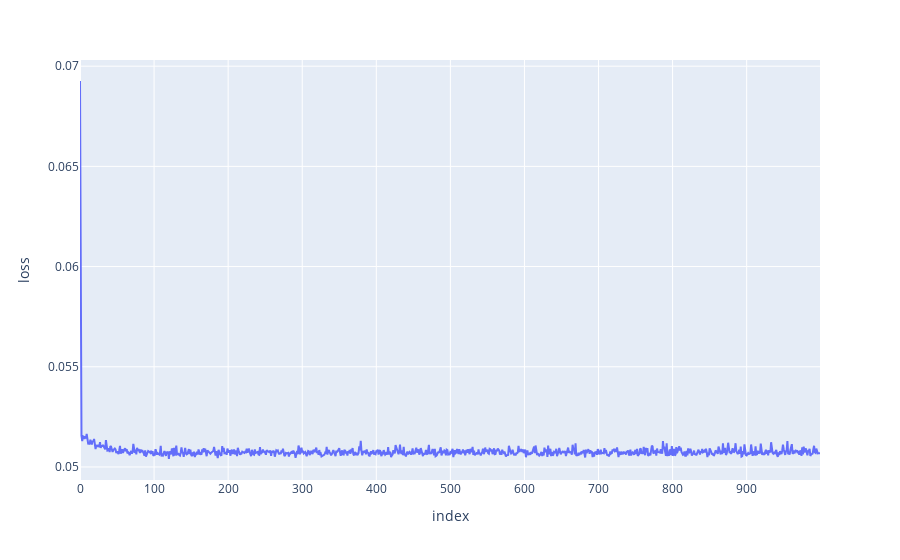
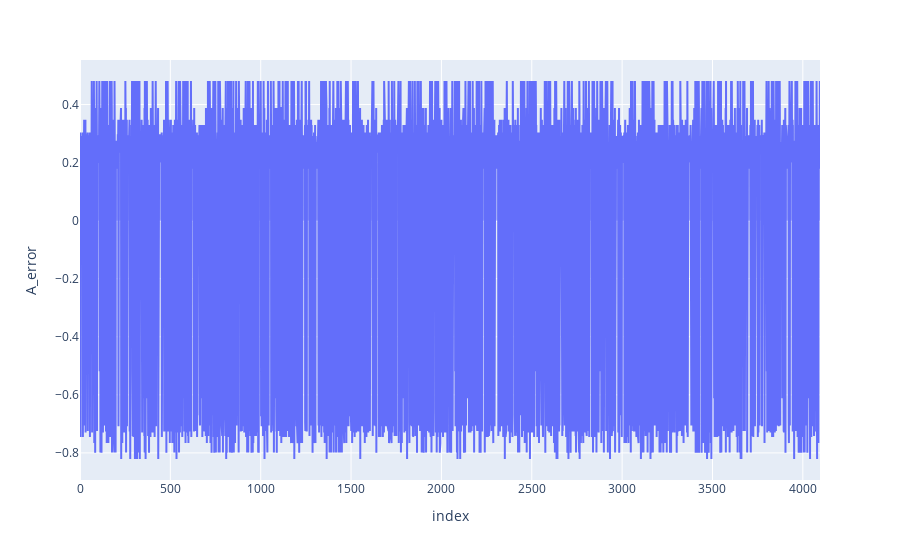
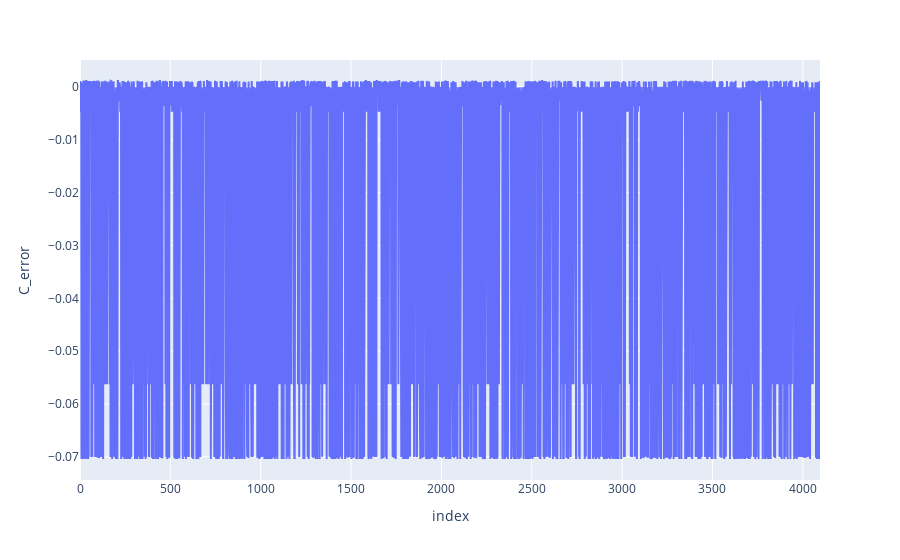
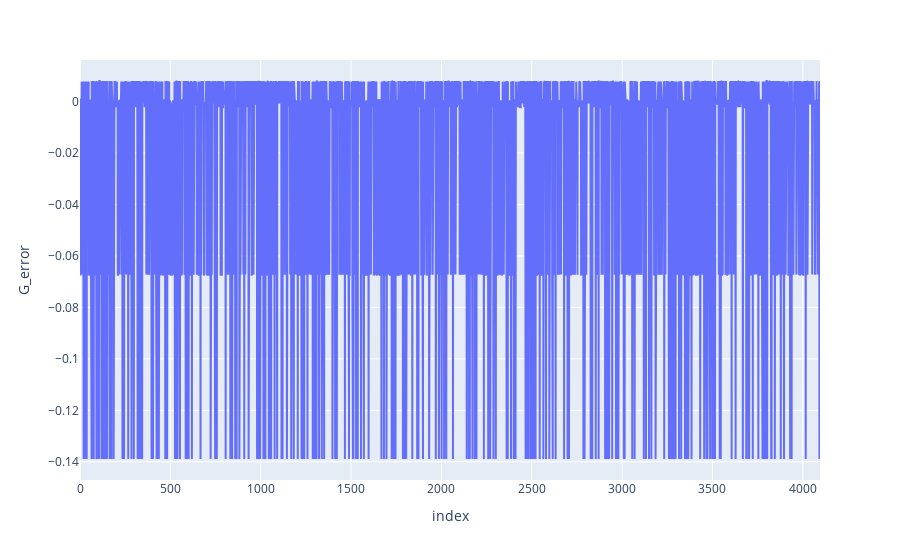

Write notebook code for charts like these, in order.
### Code cell
# Error Decay
regressor_df = pd.DataFrame.from_dict(
    {
        'loss': nn.history.history['loss'],
    }
)

error_df = pd.DataFrame.from_dict(
    {
        'A_error': np.array(e[:,0,0]),
        'C_error': np.array(e[:,1,0]),
        'G_error': np.array(e[:,2,0]),
        'T_error': np.array(e[:,3,0])
    }
)

fig = px.line(regressor_df, y="loss")
fig.show()

fig = px.area(error_df, y='A_error')
fig.show()

fig = px.area(error_df, y='C_error')
fig.show()

fig = px.area(error_df, y='G_error')
fig.show()

fig = px.area(error_df, y='T_error')
fig.show()

### Figure 1 — Plotly figure (JSON) as saved in the notebook; plotly's stock layout.template omitted (floating-point values rounded to 4 significant figures; data arrays with more than 128 entries replaced by an {"elided": "..."} marker saying what was removed)
{"data": [{"hovertemplate": "index=%{x}<br>loss=%{y}<extra></extra>", "legendgroup": "", "line": {"color": "#636efa", "dash": "solid"}, "marker": {"symbol": "circle"}, "mode": "lines", "name": "", "orientation": "v", "showlegend": false, "type": "scatter", "x": {"elided": "1000 int values"}, "xaxis": "x", "y": {"elided": "1000 float values"}, "yaxis": "y"}], "layout": {"legend": {"tracegroupgap": 0}, "margin": {"t": 60}, "xaxis": {"anchor": "y", "domain": [0, 1], "title": {"text": "index"}}, "yaxis": {"anchor": "x", "domain": [0, 1], "title": {"text": "loss"}}}}

### Figure 2 — Plotly figure (JSON) as saved in the notebook; plotly's stock layout.template omitted (floating-point values rounded to 4 significant figures; data arrays with more than 128 entries replaced by an {"elided": "..."} marker saying what was removed)
{"data": [{"fillpattern": {"shape": ""}, "hovertemplate": "index=%{x}<br>A_error=%{y}<extra></extra>", "legendgroup": "", "line": {"color": "#636efa"}, "marker": {"symbol": "circle"}, "mode": "lines", "name": "", "orientation": "v", "showlegend": false, "stackgroup": "1", "type": "scatter", "x": {"elided": "4096 int values"}, "xaxis": "x", "y": {"elided": "4096 float values"}, "yaxis": "y"}], "layout": {"legend": {"tracegroupgap": 0}, "margin": {"t": 60}, "xaxis": {"anchor": "y", "domain": [0, 1], "title": {"text": "index"}}, "yaxis": {"anchor": "x", "domain": [0, 1], "title": {"text": "A_error"}}}}

### Figure 3 — Plotly figure (JSON) as saved in the notebook; plotly's stock layout.template omitted (floating-point values rounded to 4 significant figures; data arrays with more than 128 entries replaced by an {"elided": "..."} marker saying what was removed)
{"data": [{"fillpattern": {"shape": ""}, "hovertemplate": "index=%{x}<br>C_error=%{y}<extra></extra>", "legendgroup": "", "line": {"color": "#636efa"}, "marker": {"symbol": "circle"}, "mode": "lines", "name": "", "orientation": "v", "showlegend": false, "stackgroup": "1", "type": "scatter", "x": {"elided": "4096 int values"}, "xaxis": "x", "y": {"elided": "4096 float values"}, "yaxis": "y"}], "layout": {"legend": {"tracegroupgap": 0}, "margin": {"t": 60}, "xaxis": {"anchor": "y", "domain": [0, 1], "title": {"text": "index"}}, "yaxis": {"anchor": "x", "domain": [0, 1], "title": {"text": "C_error"}}}}

### Figure 4 — Plotly figure (JSON) as saved in the notebook; plotly's stock layout.template omitted (floating-point values rounded to 4 significant figures; data arrays with more than 128 entries replaced by an {"elided": "..."} marker saying what was removed)
{"data": [{"fillpattern": {"shape": ""}, "hovertemplate": "index=%{x}<br>G_error=%{y}<extra></extra>", "legendgroup": "", "line": {"color": "#636efa"}, "marker": {"symbol": "circle"}, "mode": "lines", "name": "", "orientation": "v", "showlegend": false, "stackgroup": "1", "type": "scatter", "x": {"elided": "4096 int values"}, "xaxis": "x", "y": {"elided": "4096 float values"}, "yaxis": "y"}], "layout": {"legend": {"tracegroupgap": 0}, "margin": {"t": 60}, "xaxis": {"anchor": "y", "domain": [0, 1], "title": {"text": "index"}}, "yaxis": {"anchor": "x", "domain": [0, 1], "title": {"text": "G_error"}}}}
